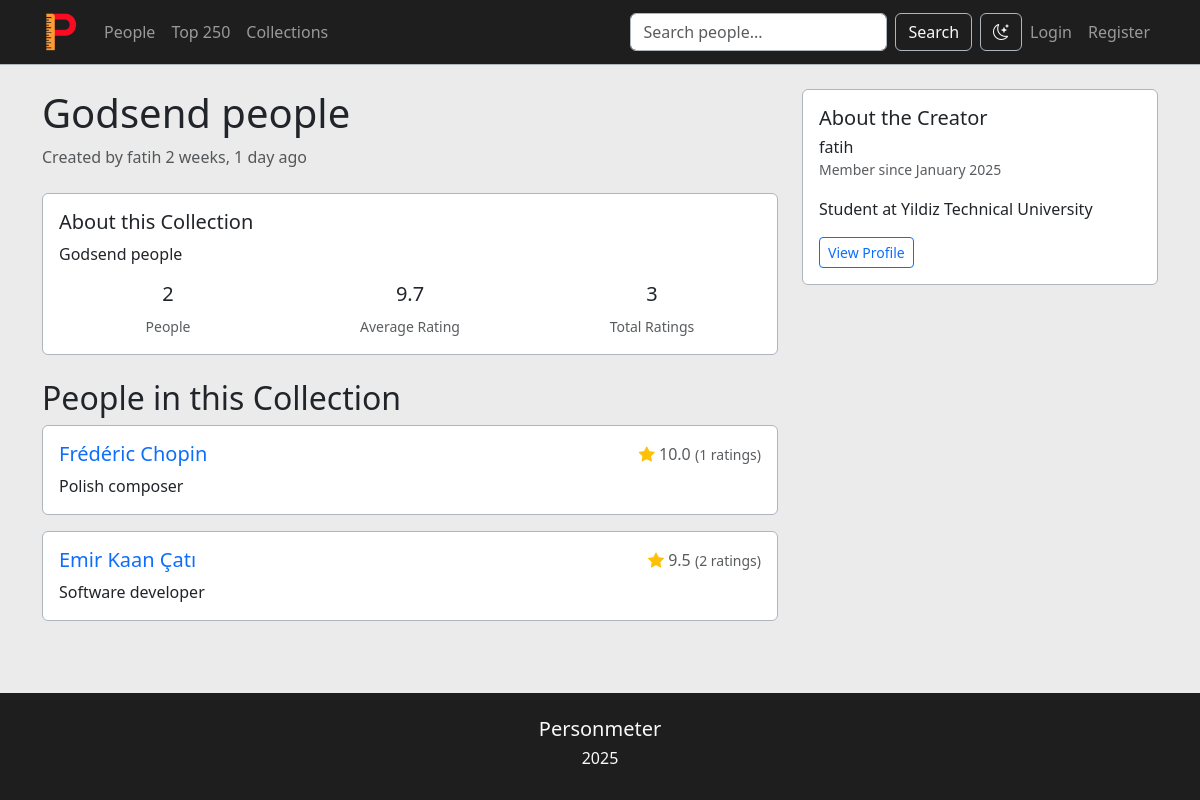
The page /collections/3/ on the database its author committed.
### core/models.py (models this page shows, shortened)
class Collection(models.Model):
    title = models.CharField(max_length=200)
    description = models.TextField()
    created_by = models.ForeignKey(User, on_delete=models.CASCADE, related_name='collections')
    persons = models.ManyToManyField(Person, through='CollectionItem', related_name='collections')
    is_public = models.BooleanField(default=True)
    created_at = models.DateTimeField(auto_now_add=True)
    updated_at = models.DateTimeField(auto_now=True)
    class Meta:
        ordering = ['-created_at']
    def total_items(self):
        return self.persons.count()
    def total_ratings(self):
        return Rating.objects.filter(person__in=self.persons.all()).count()
    def average_rating(self):
        return Rating.objects.filter(person__in=self.persons.all()).aggregate(Avg('score'))['score__avg'] or 0.0

class CollectionItem(models.Model):
    collection = models.ForeignKey(Collection, on_delete=models.CASCADE)
    person = models.ForeignKey(Person, on_delete=models.CASCADE)
    notes = models.TextField(blank=True)
    order = models.PositiveIntegerField(default=0)
    created_at = models.DateTimeField(auto_now_add=True)
    class Meta:
        ordering = ['order', 'created_at']
        unique_together = ['collection', 'person']

class Person(models.Model):
    name = models.CharField(max_length=200)
    description = models.TextField()
    image = models.ImageField(upload_to='person_images/', blank=True, null=True)
    category = models.ForeignKey(Category, on_delete=models.SET_NULL, null=True, related_name='persons')
    tags = models.CharField(max_length=500, blank=True, help_text="Comma-separated tags")
    created_at = models.DateTimeField(auto_now_add=True)
    updated_at = models.DateTimeField(auto_now=True)
    created_by = models.ForeignKey(User, on_delete=models.SET_NULL, null=True)
    def average_rating(self):
        return self.ratings.aggregate(Avg('score'))['score__avg'] or 0.0
    def total_ratings(self):
        return self.ratings.count()

class UserProfile(models.Model):
    user = models.OneToOneField(User, on_delete=models.CASCADE, related_name='profile')
    bio = models.TextField(max_length=500, blank=True)
    location = models.CharField(max_length=100, blank=True)
    birth_date = models.DateField(null=True, blank=True)
    favorite_persons = models.ManyToManyField(Person, through='Favorite', related_name='favorited_by')
    created_at = models.DateTimeField(auto_now_add=True)
    updated_at = models.DateTimeField(auto_now=True)

### core/views.py (the view)
# urls.py: path('collections/<int:pk>/', views.CollectionDetailView.as_view(), name='collection_detail'),
class CollectionDetailView(DetailView):
    model = Collection
    template_name = 'core/collection_detail.html'
    def get_queryset(self):
        if self.request.user.is_authenticated:
            return Collection.objects.filter(
                Q(is_public=True) | Q(created_by=self.request.user)
            )
        return Collection.objects.filter(is_public=True)
    def get_context_data(self, **kwargs):
        context = super().get_context_data(**kwargs)
        collection = self.get_object()
        context['items'] = collection.collectionitem_set.select_related('person').all()
        return context

### core/templates/core/collection_detail.html (shortened to what this page needs)
{% extends 'core/base.html' %}
{% block content %}
<div class="row">
    <div class="col-md-8">
        <div class="d-flex justify-content-between align-items-start mb-4">
            <div>
                <h1 class="mb-2">{{ collection.title }}</h1>
                <div class="text-muted">
                    Created by {{ collection.created_by.username }}
                    {{ collection.created_at|timesince }} ago
                </div>
            </div>
        </div>
        <div class="card mb-4 border-dark-subtle">
            <div class="card-body">
                <h5 class="card-title">About this Collection</h5>
                <p class="card-text">{{ collection.description }}</p>
                <div class="row text-center">
                    <div class="col">
                        <h5>{{ collection.total_items }}</h5>
                        <small class="text-muted">People</small>
                    </div>
                    <div class="col">
                        <h5>{{ collection.average_rating|floatformat:1 }}</h5>
                        <small class="text-muted">Average Rating</small>
                    </div>
                    <div class="col">
                        <h5>{{ collection.total_ratings }}</h5>
                        <small class="text-muted">Total Ratings</small>
                    </div>
                </div>
            </div>
        </div>
        <div class="mb-4">
            <h2>People in this Collection</h2>
            {% if items %}
                {% for item in items %}
                    <div class="card mb-3 border-dark-subtle">
                        <div class="card-body">
                            <div class="row">
                                <div class="col-md-8">
                                    <h5 class="card-title">
                                        <a href="{% url 'person_detail' item.person.pk %}" class="text-decoration-none">
                                            {{ item.person.name }}
                                        </a>
                                    </h5>
                                    <p class="card-text">{{ item.person.description|truncatewords:30 }}</p>
                                </div>
                                <div class="col-md-4">
                                    <div class="d-flex flex-column align-items-end">
                                        <div class="mb-2">
                                            <div class="text-end text-muted">
                                                <i class="bi bi-star-fill text-warning"></i> {{ item.person.average_rating|floatformat:1 }}
                                                <small class="text-muted">({{ item.person.total_ratings }} ratings)</small>
                                            </div>
                                        </div>
                                    </div>
                                </div>
                            </div>
                        </div>
                    </div>
                {% endfor %}
            {% endif %}
        </div>
    </div>
    <div class="col-md-4">
        <div class="card border-dark-subtle">
            <div class="card-body">
                <h5 class="card-title">About the Creator</h5>
                <div class="d-flex align-items-center mb-3">
                    <div>
                        <h6 class="mb-0">{{ collection.created_by.username }}</h6>
                        <small class="text-muted">Member since {{ collection.created_by.date_joined|date:"F Y" }}</small>
                    </div>
                </div>
                {% if collection.created_by.profile.bio %}
                    <p class="card-text">{{ collection.created_by.profile.bio|truncatewords:50 }}</p>
                {% endif %}
                <a href="{% url 'user_profile' collection.created_by.profile.pk %}" class="btn btn-outline-primary btn-sm">View Profile</a>
            </div>
        </div>
    </div>
</div>
{% endblock %}

### core/templates/core/base.html (shortened to what this page needs)
<!DOCTYPE html>
<html lang="en" data-bs-theme="light">
<head>
    <link href="https://cdn.jsdelivr.net/npm/bootstrap@5.3.0/dist/css/bootstrap.min.css" rel="stylesheet">
    <link rel="stylesheet" href="https://cdn.jsdelivr.net/npm/bootstrap-icons@1.11.0/font/bootstrap-icons.css">
</head>
<body class="d-flex flex-column min-vh-100">
    <nav class="navbar navbar-expand-lg navbar-dark sticky-top border-bottom border-dark-subtle" style="background-color: #1E1E1E;">
        <div class="container">
            <a class="navbar-brand" href="{% url 'home' %}">
                <img src="../../../../../media/logo/logo.png" height="38" alt="Personmeter">
            </a>
            <div class="collapse navbar-collapse" id="navbarNav">
                <ul class="navbar-nav me-auto">
                    <li class="nav-item">
                        <a class="nav-link" href="{% url 'person_list' %}">People</a>
                    </li>
                    <li class="nav-item">
                        <a class="nav-link" href="{% url 'top_rated' %}">Top 250</a>
                    </li>
                    <li class="nav-item">
                        <a class="nav-link" href="{% url 'collection_list' %}">Collections</a>
                    </li>
                </ul>
                <form class="d-flex" action="{% url 'search' %}" method="get">
                    <input class="form-control me-2 border border-dark-subtle" type="search" name="q" placeholder="Search people...">
                    <button class="btn btn-outline-light border border-dark-subtle" type="submit">Search</button>
                </form>
                <ul class="navbar-nav ms-2 align-items-center">
                    <li class="nav-item">
                        <button class="btn btn-outline-light border border-dark-subtle" id="themeToggle">
                            <i class="bi bi-moon-stars"></i>
                        </button>
                    </li>
                    {% if user.is_authenticated %}
                        <li class="nav-item ms-2">
                            <a class="btn btn-outline-light border border-dark-subtle" href="{% url 'profile' %}">
                                <i class="bi bi-person-circle"></i>
                            </a>
                        </li>
                        <li class="nav-item ms-2">
                            <a class="btn btn-outline-light border border-dark-subtle" href="{% url 'logout' %}">
                                <i class="bi bi-box-arrow-right"></i>
                            </a>
                        </li>
                    {% else %}
                        <li class="nav-item">
                            <a class="nav-link" href="{% url 'login' %}">Login</a>
                        </li>
                        <li class="nav-item">
                            <a class="nav-link" href="{% url 'register' %}">Register</a>
                        </li>
                    {% endif %}
                </ul>
            </div>
        </div>
    </nav>
        <div class="container mt-4">
            {% block content %}
            {% endblock %}
        </div>
    <footer class="text-light py-4 mt-auto" style="background-color: #1E1E1E;">
        <div class="container">
            <div class="row">
                <div class="text-center">
                    <h5>Personmeter</h5>
                    <h6>2025</h6>
                </div>
            </div>
        </div>
    </footer>
</body>
</html>

### core/templates/core/base.html (style rules this page uses)
[data-bs-theme="light"] body { background-color: #ebebeb; }

### rows shown on the page
Collection: title "Godsend people", created_by.username "fatih", created_at "2 weeks, 1 day", description "Godsend people", total_items "2", average_rating "9.7", total_ratings "3", created_by.date_joined "January 2025", created_by.profile.bio "Student at Yildiz Technical University"
CollectionItem: person.name "Frédéric Chopin", person.description "Polish composer", person.average_rating "10.0", person.total_ratings "1"
CollectionItem: person.name "Emir Kaan Çatı", person.description "Software developer", person.average_rating "9.5", person.total_ratings "2"
